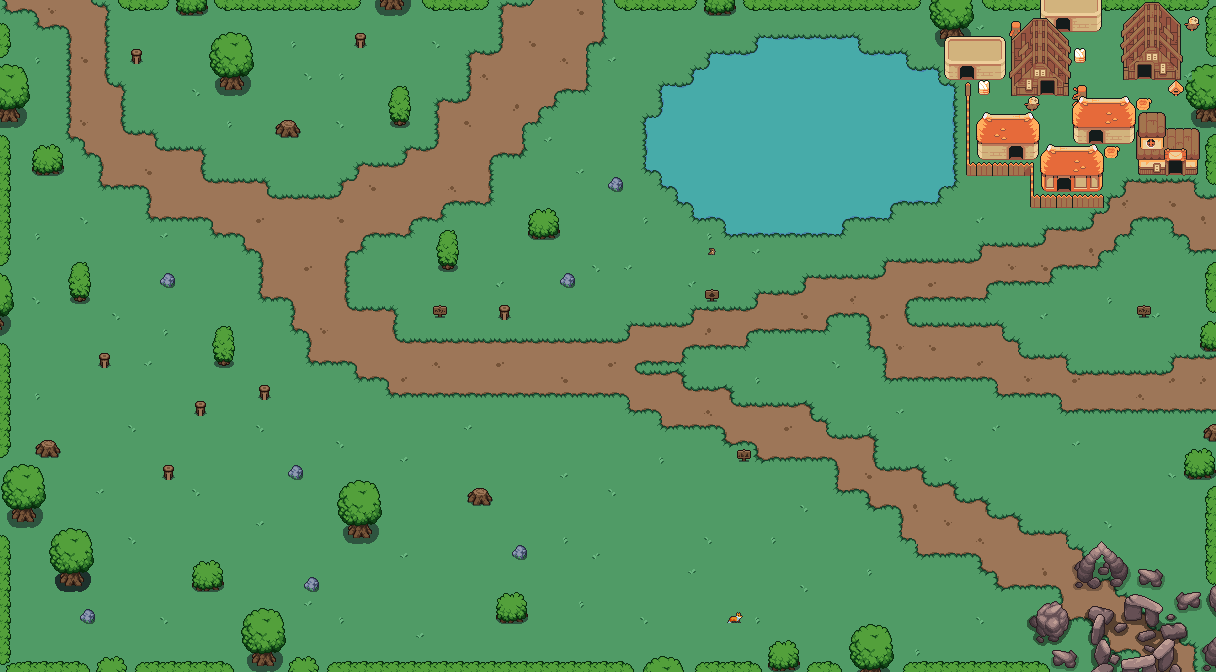

A 2D game scene composited from a Tiled map and its tileset images. What follows is a short description and the map's XML, with each tile layer's data collapsed to a summary:
An orthogonal 76x42 tile map with 16x16 px tiles, 10 tile layers (grass, borders, water, tropa, ...), 4 hidden layers not drawn, 13 tilesets and 3 objects (npc, hooded, rabbit).

<map version="1.10" tiledversion="1.10.2" orientation="orthogonal" renderorder="right-down" width="76" height="42" tilewidth="16" tileheight="16" infinite="0" nextlayerid="27" nextobjectid="22">
 <tileset firstgid="1" source="grass.tsx" />
 <tileset firstgid="2" source="plains2.tsx" />
 <tileset firstgid="74" source="fences.tsx" />
 <tileset firstgid="90" source="trees.tsx" />
 <tileset firstgid="298" source="decor.tsx" />
 <tileset firstgid="314" source="Water.tsx" />
 <tileset firstgid="315" source="ruins.tsx" />
 <tileset firstgid="571" source="signs.tsx" />
 <tileset firstgid="579" source="houses.tsx" />
 <tileset firstgid="1338" source="waterPlains.tsx" />
 <tileset firstgid="1410" source="bird.tsx" />
 <tileset firstgid="1422" source="fox32.tsx" />
 <tileset firstgid="1458" source="trapPlains.tsx" />
 <layer id="1" name="grass" width="76" height="42">
  <data>[3192 cells, 3192 non-empty, 1 distinct tile ids]</data>
 </layer>
 <layer id="10" name="borders" width="76" height="42">
  <data>[3192 cells, 296 non-empty, 23 distinct tile ids]</data>
 </layer>
 <objectgroup id="11" name="npcLayer">
  <object id="2" name="npc" x="1010.5" y="190.333" width="10" height="10">
   <ellipse />
  </object>
 </objectgroup>
 <objectgroup id="16" name="movableNpcs">
  <object id="14" name="hooded" x="696" y="356" width="24" height="26" />
 </objectgroup>
 <layer id="14" name="water" width="76" height="42">
  <data>[3192 cells, 211 non-empty, 5 distinct tile ids]</data>
 </layer>
 <layer id="7" name="tropa" width="76" height="42">
  <data>[3192 cells, 687 non-empty, 23 distinct tile ids]</data>
 </layer>
 <layer id="20" name="houses" width="76" height="42">
  <data>[3192 cells, 47 non-empty, 26 distinct tile ids]</data>
 </layer>
 <layer id="13" name="decor" width="76" height="42">
  <data>[3192 cells, 326 non-empty, 184 distinct tile ids]</data>
 </layer>
 <objectgroup id="21" name="kinematicNpc">
  <object id="16" name="rabbit" x="1014.08" y="437.75" width="16" height="13.3333" />
 </objectgroup>
 <layer id="24" name="signDungeon" width="76" height="42">
  <data>[3192 cells, 1 non-empty, 1 distinct tile ids]</data>
 </layer>
 <layer id="17" name="col" width="76" height="42">
  <data>[3192 cells, 19 non-empty, 1 distinct tile ids]</data>
 </layer>
 <layer id="22" name="animated" width="76" height="42">
  <data>[3192 cells, 2 non-empty, 2 distinct tile ids]</data>
 </layer>
 <layer id="25" name="trap" width="76" height="42" visible="0">
  <data>[3192 cells, 36 non-empty, 4 distinct tile ids]</data>
 </layer>
 <layer id="18" name="trees" width="76" height="42">
  <data>[3192 cells, 105 non-empty, 31 distinct tile ids]</data>
 </layer>
 <layer id="19" name="playerInvCol" width="76" height="42" visible="0">
  <data>[3192 cells, 48 non-empty, 1 distinct tile ids]</data>
 </layer>
 <layer id="23" name="nextForest" width="76" height="42" visible="0">
  <data>[3192 cells, 8 non-empty, 1 distinct tile ids]</data>
 </layer>
 <layer id="26" name="nextBoss" width="76" height="42" visible="0">
  <data>[3192 cells, 7 non-empty, 1 distinct tile ids]</data>
 </layer>
</map>
